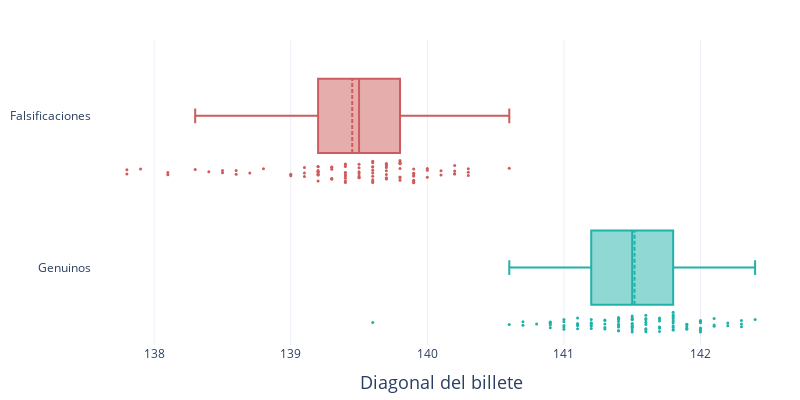

The notebook cell this image was saved under:
### Code cell
fig = go.Figure()

fig.add_traces(
    go.Box(
        x=true_bills['X_6'],
        name='Genuinos',
        boxmean=True,
        marker_size=3,
        boxpoints='all',
        whiskerwidth=0.2,
        marker_color = 'lightseagreen',
        marker_line_outliercolor='rgba(219, 64, 82, 0.6)'
    )    
)

fig.add_traces(
    go.Box(
        x=false_bills['X_6'],
        name='Falsificaciones',
        boxmean=True,
        marker_size=3,
        boxpoints='all',
        whiskerwidth=0.2,
        marker_color = 'indianred',
        marker_line_outliercolor='rgba(219, 64, 82, 0.6)'
    )    
)

fig.update_layout(
    xaxis=dict(
        title='Diagonal del billete',
        title_font_size=18
    ),
    margin=dict(
        l=40,
        r=10,
        b=10,
        t=40,
    ),
    height=400,
    width=800,
    showlegend=False,
    template='plotly_white',
)

fig.write_image('images/bills_X6.pdf')

fig.show()

### Figure 1 — Plotly figure (JSON) as saved in the notebook; plotly's stock layout.template omitted (floating-point values rounded to 4 significant figures)
{"data": [{"boxmean": true, "boxpoints": "all", "marker": {"color": "lightseagreen", "line": {"outliercolor": "rgba(219, 64, 82, 0.6)"}, "size": 3}, "name": "Genuinos", "type": "box", "whiskerwidth": 0.2, "x": [141, 141.7, 142.2, 142, 141.8, 141.4, 141.6, 141.7, 141.9, 140.7, 141.8, 142.2, 141.4, 141.7, 141.8, 141.6, 141.7, 141.9, 141.5, 141.9, 141.4, 141.6, 141.5, 141.6, 141.1, 142.3, 142.4, 141.9, 141.8, 142, 141.8, 142.3, 140.7, 141, 141.4, 141.8, 141.8, 142, 142.1, 141.3, 142.3, 140.9, 141.7, 140.9, 141, 141.8, 141.5, 142, 141.1, 142, 141.3, 141.1, 140.9, 141.6, 141.4, 142, 141.2, 141.1, 141.3, 141.4, 141.6, 141.5, 141.5, 141.4, 141.5, 140.8, 141.3, 141.5, 141.8, 139.6, 140.9, 141.4, 141.2, 141.8, 142.1, 141.7, 141.2, 141, 140.9, 141.8, 140.6, 141, 141.9, 141.3, 141.2, 141.5, 141.6, 142.1, 141.5, 142, 141.6, 141.4, 141.5, 141.5, 142, 141.7, 141.1, 141.2, 141.5, 141.2]}, {"boxmean": true, "boxpoints": "all", "marker": {"color": "indianred", "line": {"outliercolor": "rgba(219, 64, 82, 0.6)"}, "size": 3}, "name": "Falsificaciones", "type": "box", "whiskerwidth": 0.2, "x": [139.8, 139.5, 140.2, 140.3, 139.7, 139.9, 140.2, 139.9, 139.4, 140.3, 139.2, 140.1, 140.6, 139.9, 139.7, 139.2, 139.8, 139.9, 140, 139.2, 139.6, 139.6, 140.2, 139.7, 140.1, 139.6, 140.2, 140, 140.3, 139.9, 139.8, 139.2, 139.9, 139.7, 139.5, 139.5, 139.4, 138.3, 139.8, 139.6, 139.3, 139.2, 139.9, 139.9, 139.3, 139.8, 139.9, 138.1, 139.4, 139.4, 139.8, 139, 139.3, 139.4, 139.5, 139.7, 139.5, 139.2, 139.3, 137.9, 138.4, 138.1, 139.5, 139.1, 139.8, 139.7, 138.8, 138.6, 139.6, 139.7, 137.8, 139.6, 139.4, 139.2, 139.6, 139, 139.7, 139.6, 139.1, 137.8, 139.1, 138.7, 139.3, 139.3, 139.5, 139.4, 138.5, 139.2, 139.4, 139.2, 139.4, 138.6, 139.2, 138.5, 139.8, 139.6, 139.7, 140, 139.4, 139.6]}], "layout": {"height": 400, "margin": {"b": 10, "l": 40, "r": 10, "t": 40}, "showlegend": false, "width": 800, "xaxis": {"title": {"font": {"size": 18}, "text": "Diagonal del billete"}}}}
